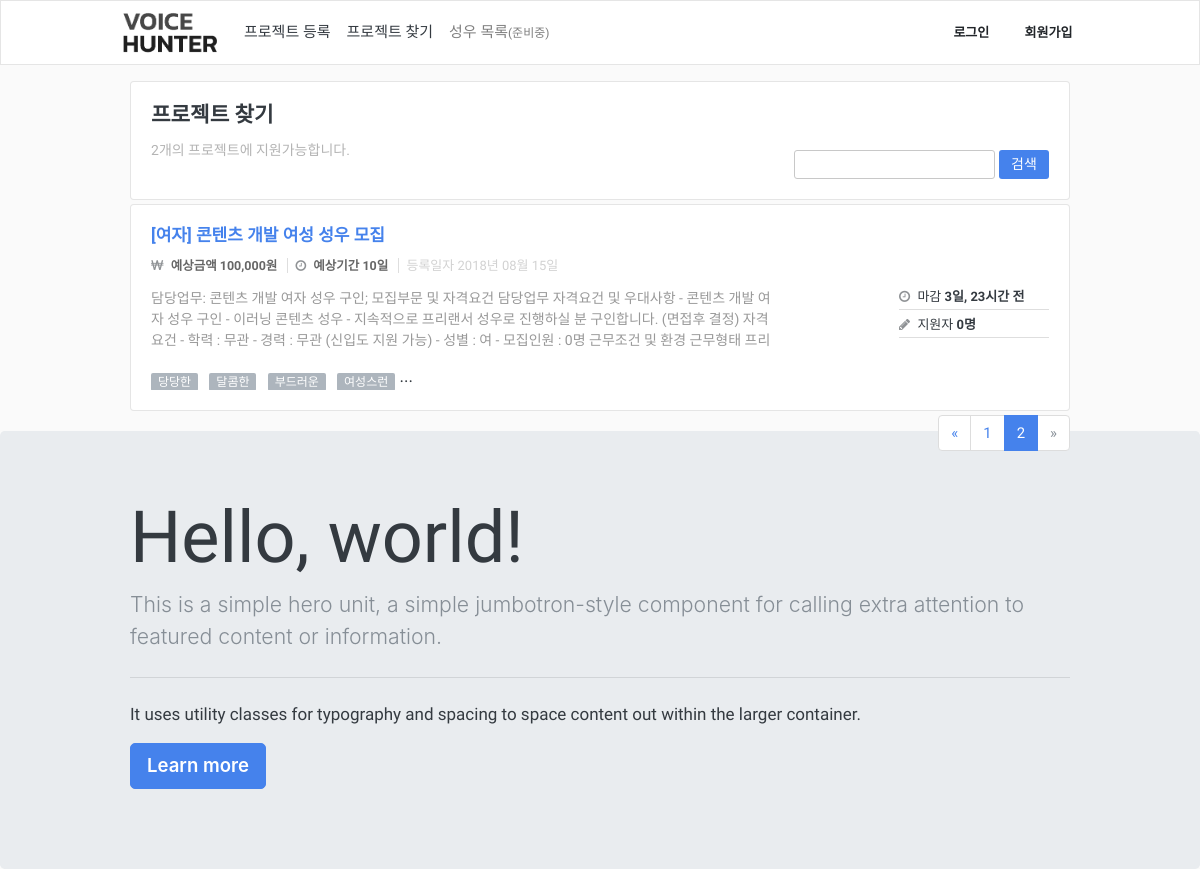
The app's page /ko/projects?page=2 with its own data.
### App/models.py (models this page shows, shortened)
class Project(models.Model):
    class Meta:
        verbose_name_plural = "   프로젝트 테이블"
        ordering = ["-id"]
    TYPE_CHOICES = (
        ('pro', '프로'),
        ('under', '언더'),
        ('both', '상관없음')
    )
    GENDER_CHOICES = (
        ('male', '남자'),
        ('female', '여자'),
        ('both', '성별무관')
    )
    user = models.ForeignKey(User, on_delete=models.CASCADE, verbose_name='유저')
    title = models.CharField(max_length=100, verbose_name='프로젝트 명')
    type = models.CharField(max_length=10, choices=TYPE_CHOICES, verbose_name='성우타입')
    gender = models.CharField(max_length=10, choices=GENDER_CHOICES, verbose_name='성별')
    cost = models.PositiveIntegerField(verbose_name='예상금액')
    period = models.PositiveIntegerField(verbose_name='예상기간')
    deadline = models.DateField(verbose_name='마감기간')
    contant = models.TextField(verbose_name='프로젝트 내용')
    start_at = models.DateField(verbose_name='예상 시작일')
    gugun = models.ForeignKey(Gugun, on_delete=models.CASCADE, verbose_name='위치')
    created_at = models.DateTimeField(auto_now_add=True, verbose_name='등록일자')

class ProjectTag(models.Model):
    class Meta:
        verbose_name_plural = "  프로젝트별 태그 테이블"
        unique_together = ("project", "tag")
    project = models.ForeignKey(Project, on_delete=models.CASCADE, verbose_name='프로젝트')
    tag = models.ForeignKey(Tag, on_delete=models.CASCADE, verbose_name='태그')

class Tag(models.Model):
    class Meta:
        verbose_name_plural = "  태그 테이블"
    name = models.CharField(max_length=20, verbose_name='태그명')
    def __str__(self):
        return str(self.name)

### App/views.py (the view)
# urls.py: path('/projects', ProjectListPage, name='projects'),
def ProjectListPage(request, lang='ko'):
    translation.activate(lang)
    search = request.GET.get('q')
    page = request.GET.get('page')
    if search == None:
        search = ""
    if page == None:
        page = 1
    projects = Project.objects.all()
    item_list = []
    for project in projects:
        dict = {}
        dict['project'] = project
        dict['apply'] = len(ProjectApply.objects.filter(project=project))
        dict['tags'] = ProjectTag.objects.filter(project=project)[:6]
        item_list.append(dict)
    paginator = Paginator(item_list, 1)
    contacts = paginator.get_page(page)
    return render(request, 'ProjectList/ProjectListPage.html', {
        'lang': lang,
        'search': search,
        'page': page,
        'items': contacts,
        'projects_len':len(projects),
    })

### templates/ProjectList/ProjectListPage.html
{% extends "Base/Base.html" %}
{% load static %}
{% block content %}
<link rel="stylesheet" type="text/css" href="{% static 'ProjectList/css/style.css' %}">
<div class="container">
	{% include './Search.html' %}
	{% include './ProjectList.html' %}
	{% include './Pagenation.html' %}
</div>
</div>
{% endblock%}

### templates/ProjectList/ProjectList.html (shortened to what this page needs)
{% load humanize %}
<div class="row mt-0">
	{% for item in items %}
	<div class="col-12">
		<div class="card item bg-light mb-1">
		  <div class="card-body">
		    <h6 class="card-title text-primary">
		    	<a href="{% url 'App:detail-projects' lang=lang pk=item.project.id %}">[{{ item.project.get_gender_display }}] {{ item.project.title }}</a>
			</h6>
		    <h5 class="project-element-list">
		    	<span class="project-element-money" style="padding-right: 7px;">
		    		<i class="fa fa-krw mr-1"></i>
		    		<strong>예상금액 {{ item.project.cost|intcomma }}원</strong>
		    	</span>
		    	<span class="project-element-day project-border" style="padding-left: 7px; padding-right: 7px;">
		    		<i class="fa fa-clock-o mr-1"></i>
		    		<strong>예상기간 {{ item.project.period }}일</strong>
		    	</span>
		    	<span class="project-element-proposal" style="padding-left: 7px;">
		    		등록일자 {{ item.project.created_at|date:"Y년 m월 d일" }}
		    	</span>
		    </h5>
		    <div class="project-unit-desc">
		    	<p class="card-text" style="width: 629px;color: #999;">{{ item.project.contant }}</p>
		    	<div class="outer-info">
		    		<div class="outer-info-upper-data">
		    			<i class="fa fa-clock-o mr-1"></i>
		    			<span>마감 <strong>{{ item.project.deadline|timeuntil}} 전</strong></span>
		    		</div>
		    		<div class="outer-info-under-data">
		    			<i class="fa fa-pencil mr-1"></i>
		    			<span class="">지원자 <strong>{{ item.apply }}명</strong></span>
		    		</div>
		    	</div>
		    </div>
		    <p class="project-skills-tag-viewbox">
		    	{% for tag in item.tags %}
		    		<span class="skills-tag">{{tag.tag}}</span>
		    	{% endfor %}
		    	...
		    </p>
		  </div>
		</div>
	</div>
	{% endfor %}
</div>

### static/Base/css/style.css (style rules this page uses)
body, .navbar-fixed-top, .navbar-fixed-bottom { min-width: 970px; background:rgb(250,250,250); font-family: "Nanum Gothic", "Apple SD Gothic Neo", "맑은 고딕", "Malgun Gothic", AppleGothic, 돋움, Dotum, Helvetica, Arial, sans-serif; }
p { font-family: "Nanum Gothic"; }
.container { width: 970px; max-width: none !important; }
i { color: rgb(143, 146, 149); margin-right: 8px; }

### static/ProjectList/css/style.css (style rules this page uses)
a { text-decoration: none !important; }
.card-title { white-space: nowrap; overflow: hidden; text-overflow: ellipsis; }
.project-element-list { padding-bottom: 15px; color: #666; font-size: 12.5px; margin-top: 0; margin-bottom: 0; }
.project-border { border-left: 1px solid #dedede; border-right: 1px solid #dedede; }
.card-text { width: 629px; color: #999; max-height: 60px; padding-bottom: 0; overflow: hidden; font-size: 14px; float: left; }
.project-skills-tag-viewbox { margin:0; margin-left: -7px; overflow: hidden; }
.skills-tag { vertical-align: bottom; display: inline-block; max-width: 85px; text-overflow: ellipsis; white-space: nowrap; border-radius: 2px; background-color: rgb(173, 181, 189); padding: 0 7px; font-size: 12px; color: rgb(255,255,255); overflow: hidden; margin-left: 7px; margin-bottom: -1px; }
.outer-info { font-size: 13px; line-height: 13px; width: 150px; float: right; height: 60px !important; }
.outer-info .outer-info-upper-data { padding: 2px 0 6px; border-bottom: 1px solid #dedede; }
.outer-info .outer-info-under-data { padding: 8px 0 6px; border-bottom: 1px solid #dedede; }
.project-element-proposal { color:rgb(210,210,210); font-weight: 100; font-size: 13px; }

### records on screen
Project: project.gender "여자", project "콘텐츠 개발 여성 성우 모집", project.cost "100,000", project.period "10", project.created_at "2018년 08월 15일", project.contant "담당업무: 콘텐츠 개발 여자 성우 구인; 모집부문 및 자격요건 담당업무 자격요건 및 우대사항 - 콘텐츠 개발 여자 성우 구인 - 이러닝 콘텐츠 성우 - 지속적으로 프리랜서 성우로 진행하실 분 구인합니다. (면접후 결정) 자격요건 - 학력 : 무관 - 경력 : 무관 (신입도 지원 가능) - 성별 : 여 - 모집인원 : 0명 근무조건 및 환경 근무형태…", project.deadline "3일, 23시간", apply "0"
ProjectTag: tag "당당한"
ProjectTag: tag "달콤한"
ProjectTag: tag "부드러운"
ProjectTag: tag "여성스런"

### other values on screen
{{ projects_len|intcomma }} "2"
{{ items.previous_page_number }} "1"
{{ items.number }} "2"
